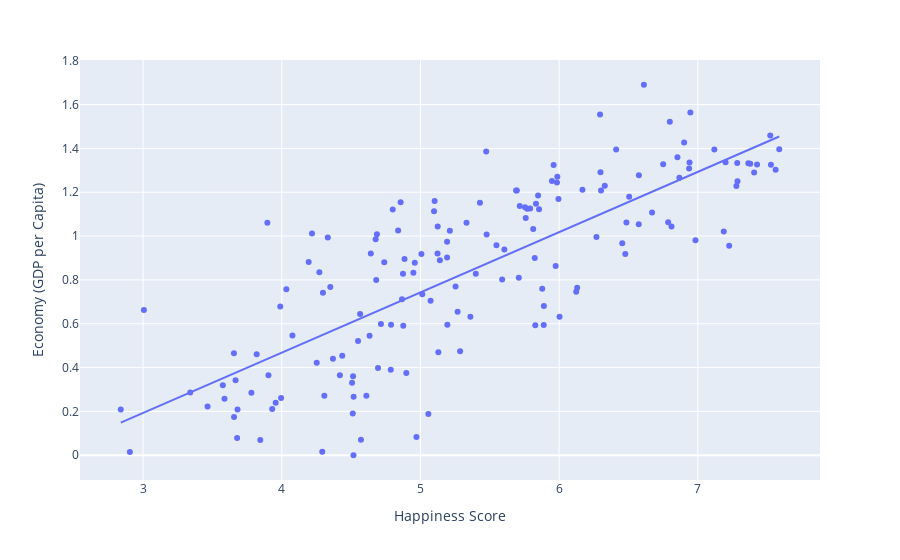
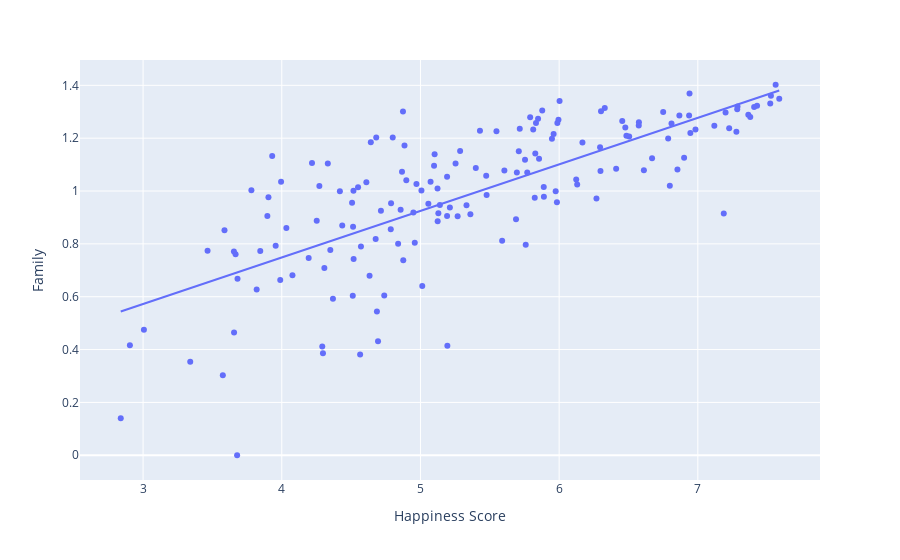
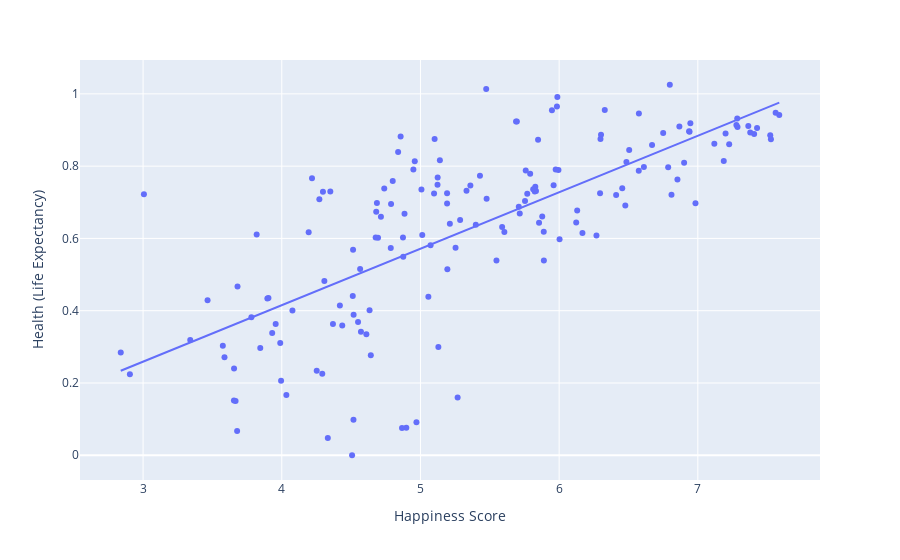

Write notebook code for charts like these, in order.
### Code cell
fig = px.scatter(df, x="Happiness Score", y="Economy (GDP per Capita)", trendline="ols")
fig.show()
fig = px.scatter(df, x="Happiness Score", y="Family", trendline="ols")
fig.show()
fig = px.scatter(df, x="Happiness Score", y="Health (Life Expectancy)", trendline="ols")
fig.show()

### Figure 1 — Plotly figure (JSON) as saved in the notebook; plotly's stock layout.template omitted (floating-point values rounded to 4 significant figures; data arrays with more than 128 entries replaced by an {"elided": "..."} marker saying what was removed)
{"data": [{"hovertemplate": "Happiness Score=%{x}<br>Economy (GDP per Capita)=%{y}<extra></extra>", "legendgroup": "", "marker": {"color": "#636efa", "symbol": "circle"}, "mode": "markers", "name": "", "orientation": "v", "showlegend": false, "type": "scatter", "x": {"elided": "158 float values"}, "xaxis": "x", "y": {"elided": "158 float values"}, "yaxis": "y"}, {"hovertemplate": "<b>OLS trendline</b><br>Economy (GDP per Capita) = 0.274953 * Happiness Score + -0.631934<br>R<sup>2</sup>=0.609907<br><br>Happiness Score=%{x}<br>Economy (GDP per Capita)=%{y} <b>(trend)</b><extra></extra>", "legendgroup": "", "marker": {"color": "#636efa", "symbol": "circle"}, "mode": "lines", "name": "", "showlegend": false, "type": "scatter", "x": {"elided": "158 float values"}, "xaxis": "x", "y": {"elided": "158 float values"}, "yaxis": "y"}], "layout": {"legend": {"tracegroupgap": 0}, "margin": {"t": 60}, "xaxis": {"anchor": "y", "domain": [0, 1], "title": {"text": "Happiness Score"}}, "yaxis": {"anchor": "x", "domain": [0, 1], "title": {"text": "Economy (GDP per Capita)"}}}}

### Figure 2 — Plotly figure (JSON) as saved in the notebook; plotly's stock layout.template omitted (floating-point values rounded to 4 significant figures; data arrays with more than 128 entries replaced by an {"elided": "..."} marker saying what was removed)
{"data": [{"hovertemplate": "Happiness Score=%{x}<br>Family=%{y}<extra></extra>", "legendgroup": "", "marker": {"color": "#636efa", "symbol": "circle"}, "mode": "markers", "name": "", "orientation": "v", "showlegend": false, "type": "scatter", "x": {"elided": "158 float values"}, "xaxis": "x", "y": {"elided": "158 float values"}, "yaxis": "y"}, {"hovertemplate": "<b>OLS trendline</b><br>Family = 0.176171 * Happiness Score + 0.0439957<br>R<sup>2</sup>=0.548496<br><br>Happiness Score=%{x}<br>Family=%{y} <b>(trend)</b><extra></extra>", "legendgroup": "", "marker": {"color": "#636efa", "symbol": "circle"}, "mode": "lines", "name": "", "showlegend": false, "type": "scatter", "x": {"elided": "158 float values"}, "xaxis": "x", "y": {"elided": "158 float values"}, "yaxis": "y"}], "layout": {"legend": {"tracegroupgap": 0}, "margin": {"t": 60}, "xaxis": {"anchor": "y", "domain": [0, 1], "title": {"text": "Happiness Score"}}, "yaxis": {"anchor": "x", "domain": [0, 1], "title": {"text": "Family"}}}}

### Figure 3 — Plotly figure (JSON) as saved in the notebook; plotly's stock layout.template omitted (floating-point values rounded to 4 significant figures; data arrays with more than 128 entries replaced by an {"elided": "..."} marker saying what was removed)
{"data": [{"hovertemplate": "Happiness Score=%{x}<br>Health (Life Expectancy)=%{y}<extra></extra>", "legendgroup": "", "marker": {"color": "#636efa", "symbol": "circle"}, "mode": "markers", "name": "", "orientation": "v", "showlegend": false, "type": "scatter", "x": {"elided": "158 float values"}, "xaxis": "x", "y": {"elided": "158 float values"}, "yaxis": "y"}, {"hovertemplate": "<b>OLS trendline</b><br>Health (Life Expectancy) = 0.156273 * Happiness Score + -0.20982<br>R<sup>2</sup>=0.524465<br><br>Happiness Score=%{x}<br>Health (Life Expectancy)=%{y} <b>(trend)</b><extra></extra>", "legendgroup": "", "marker": {"color": "#636efa", "symbol": "circle"}, "mode": "lines", "name": "", "showlegend": false, "type": "scatter", "x": {"elided": "158 float values"}, "xaxis": "x", "y": {"elided": "158 float values"}, "yaxis": "y"}], "layout": {"legend": {"tracegroupgap": 0}, "margin": {"t": 60}, "xaxis": {"anchor": "y", "domain": [0, 1], "title": {"text": "Happiness Score"}}, "yaxis": {"anchor": "x", "domain": [0, 1], "title": {"text": "Health (Life Expectancy)"}}}}
